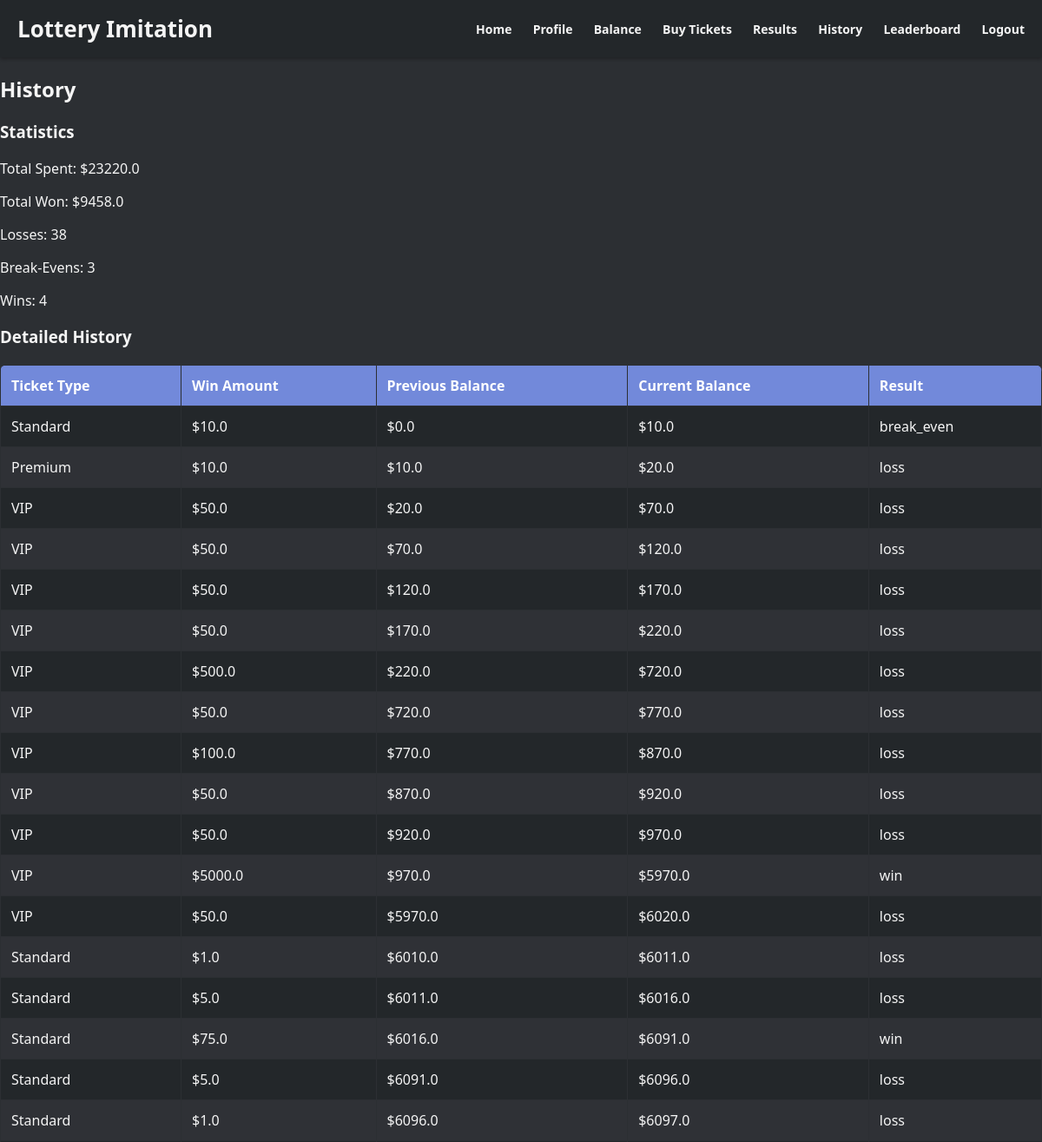
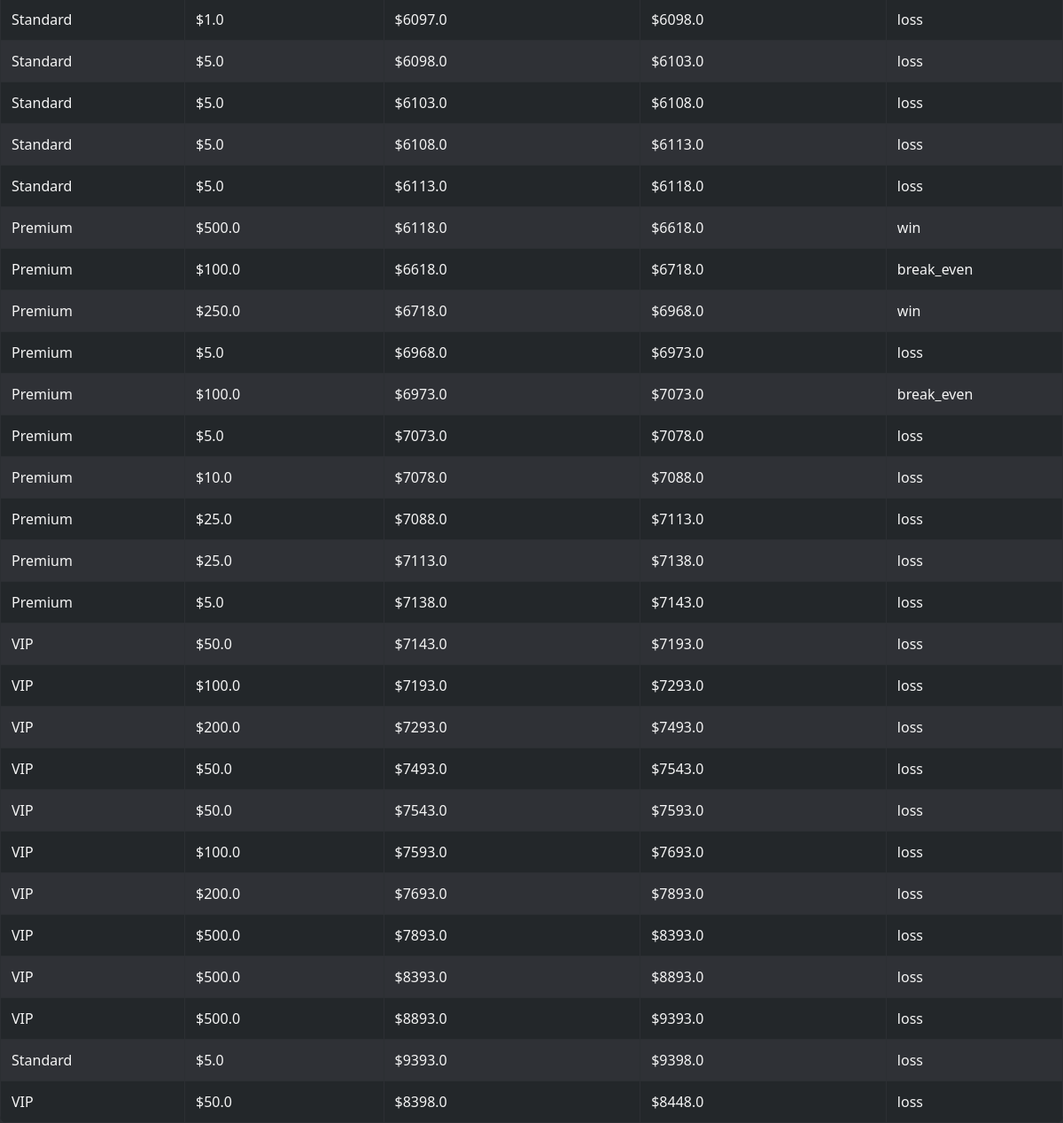
The page /history (signed in) on the database its author committed (2 pictures, top to bottom).
### app/models.py (models this page shows)
class HistoryUser(db.Model):
    __tablename__ = 'history_users'
    id = db.Column(db.Integer, primary_key=True)
    user_id = db.Column(db.Integer, db.ForeignKey('user.id'), nullable=False)
    ticket_type = db.Column(db.String(50), nullable=False)
    win_amount = db.Column(db.Float, nullable=False)
    previous_balance = db.Column(db.Float, nullable=False)
    current_balance = db.Column(db.Float, nullable=False)
    result_type = db.Column(db.String(10), nullable=False)  # "loss", "break_even", "win"
    ticket_cost = db.Column(db.Float, nullable=False)
    user = db.relationship('User', backref=db.backref('history', lazy=True))

### app/views.py (the view)
@views.route('/history')
def history():
    user_id = session.get('user_id')
    if not user_id:
        flash('Please log in to view your history.', 'warning')
        return redirect(url_for('views.login'))
    user = User.query.get(user_id)
    history_records = HistoryUser.query.filter_by(user_id=user_id).all()
    total_spent = sum(record.ticket_cost for record in history_records)
    total_won = sum(record.win_amount for record in history_records)
    losses = sum(1 for record in history_records if record.result_type == "loss")
    break_even = sum(1 for record in history_records if record.result_type == "break_even")
    wins = sum(1 for record in history_records if record.result_type == "win")
    return render_template(
        'history.html',
        user=user,
        history_records=history_records,
        total_spent=total_spent,
        total_won=total_won,
        losses=losses,
        break_even=break_even,
        wins=wins
    )

### app/templates/history.html (shortened to what this page needs)
{% extends "layout.html" %}
{% block content %}
<h2>History</h2>
<h3>Statistics</h3>
<p>Total Spent: ${{ total_spent }}</p>
<p>Total Won: ${{ total_won }}</p>
<p>Losses: {{ losses }}</p>
<p>Break-Evens: {{ break_even }}</p>
<p>Wins: {{ wins }}</p>
<h3>Detailed History</h3>
<table>
    <thead>
        <tr>
            <th>Ticket Type</th>
            <th>Win Amount</th>
            <th>Previous Balance</th>
            <th>Current Balance</th>
            <th>Result</th>
        </tr>
    </thead>
    <tbody>
        {% for record in history_records %}
        <tr>
            <td>{{ record.ticket_type }}</td>
            <td>${{ record.win_amount }}</td>
            <td>${{ record.previous_balance }}</td>
            <td>${{ record.current_balance }}</td>
            <td>{{ record.result_type }}</td>
        </tr>
        {% else %}
        <tr>
            <td colspan="5">No history available.</td>
        </tr>
        {% endfor %}
    </tbody>
</table>
{% endblock %}

### app/templates/layout.html (shortened to what this page needs)
<!DOCTYPE html>
<html lang="en">
<head>
    <link rel="stylesheet" href="{{ url_for('static', filename='css/style.css') }}">
</head>
<body>
    <header>
        <h1>Lottery Imitation</h1>
        <nav>
            <a href="{{ url_for('views.index') }}">Home</a>
            {% if not session.get('user_id') %}
                <a href="{{ url_for('views.register') }}">Register</a>
                <a href="{{ url_for('views.login') }}">Login</a>
            {% else %}
                <a href="{{ url_for('views.profile') }}">Profile</a>
                <a href="{{ url_for('views.balance') }}">Balance</a>
                <a href="{{ url_for('views.buy_tickets') }}">Buy Tickets</a>
                <a href="{{ url_for('views.results') }}">Results</a>
                <a href="{{ url_for('views.history') }}">History</a>
                <a href="{{ url_for('views.leaderboard') }}">Leaderboard</a>
                <a href="{{ url_for('views.logout') }}">Logout</a>
            {% endif %}
        </nav>
    </header>
    <main>
        {% block content %}{% endblock %}
    </main>
</body>
</html>

### app/static/css/style.css (style rules this page uses)
body { font-family: 'Segoe UI', Tahoma, Geneva, Verdana, sans-serif; margin: 0; padding: 0; background-color: #2c2f33; color: #f5f5f5; }
header { background-color: #23272a; color: #f5f5f5; padding: 15px 20px; display: flex; justify-content: space-between; align-items: center; box-shadow: 0 2px 4px rgba(0, 0, 0, 0.3); }
header h1 { font-size: 26px; margin: 0; }
header nav a { color: #f5f5f5; text-decoration: none; margin-left: 20px; font-weight: bold; font-size: 14px; transition: color 0.3s ease; }
table { width: 100%; border-collapse: collapse; margin-top: 20px; background-color: #23272a; border-radius: 8px; overflow: hidden; }
table th, table td { border: 1px solid #2c2f33; padding: 12px; text-align: left; color: #f5f5f5; }
table th { background-color: #7289da; color: #fff; font-weight: bold; }
table tr:nth-child(even) { background-color: #2f3136; }

### rows shown on the page
HistoryUser: ticket_type "Standard", win_amount "10.0", previous_balance "0.0", current_balance "10.0", result_type "break_even"
HistoryUser: ticket_type "Premium", win_amount "10.0", previous_balance "10.0", current_balance "20.0", result_type "loss"
HistoryUser: ticket_type "VIP", win_amount "50.0", previous_balance "20.0", current_balance "70.0", result_type "loss"
HistoryUser: ticket_type "VIP", win_amount "50.0", previous_balance "70.0", current_balance "120.0", result_type "loss"
HistoryUser: ticket_type "VIP", win_amount "50.0", previous_balance "120.0", current_balance "170.0", result_type "loss"
HistoryUser: ticket_type "VIP", win_amount "50.0", previous_balance "170.0", current_balance "220.0", result_type "loss"
HistoryUser: ticket_type "VIP", win_amount "500.0", previous_balance "220.0", current_balance "720.0", result_type "loss"
HistoryUser: ticket_type "VIP", win_amount "50.0", previous_balance "720.0", current_balance "770.0", result_type "loss"
HistoryUser: ticket_type "VIP", win_amount "100.0", previous_balance "770.0", current_balance "870.0", result_type "loss"
HistoryUser: ticket_type "VIP", win_amount "50.0", previous_balance "870.0", current_balance "920.0", result_type "loss"
HistoryUser: ticket_type "VIP", win_amount "50.0", previous_balance "920.0", current_balance "970.0", result_type "loss"
HistoryUser: ticket_type "VIP", win_amount "5000.0", previous_balance "970.0", current_balance "5970.0", result_type "win"
HistoryUser: ticket_type "VIP", win_amount "50.0", previous_balance "5970.0", current_balance "6020.0", result_type "loss"
HistoryUser: ticket_type "Standard", win_amount "1.0", previous_balance "6010.0", current_balance "6011.0", result_type "loss"
HistoryUser: ticket_type "Standard", win_amount "5.0", previous_balance "6011.0", current_balance "6016.0", result_type "loss"
HistoryUser: ticket_type "Standard", win_amount "75.0", previous_balance "6016.0", current_balance "6091.0", result_type "win"
HistoryUser: ticket_type "Standard", win_amount "5.0", previous_balance "6091.0", current_balance "6096.0", result_type "loss"
HistoryUser: ticket_type "Standard", win_amount "1.0", previous_balance "6096.0", current_balance "6097.0", result_type "loss"
HistoryUser: ticket_type "Standard", win_amount "1.0", previous_balance "6097.0", current_balance "6098.0", result_type "loss"
HistoryUser: ticket_type "Standard", win_amount "5.0", previous_balance "6098.0", current_balance "6103.0", result_type "loss"
HistoryUser: ticket_type "Standard", win_amount "5.0", previous_balance "6103.0", current_balance "6108.0", result_type "loss"
HistoryUser: ticket_type "Standard", win_amount "5.0", previous_balance "6108.0", current_balance "6113.0", result_type "loss"
HistoryUser: ticket_type "Standard", win_amount "5.0", previous_balance "6113.0", current_balance "6118.0", result_type "loss"
HistoryUser: ticket_type "Premium", win_amount "500.0", previous_balance "6118.0", current_balance "6618.0", result_type "win"
HistoryUser: ticket_type "Premium", win_amount "100.0", previous_balance "6618.0", current_balance "6718.0", result_type "break_even"
HistoryUser: ticket_type "Premium", win_amount "250.0", previous_balance "6718.0", current_balance "6968.0", result_type "win"
HistoryUser: ticket_type "Premium", win_amount "5.0", previous_balance "6968.0", current_balance "6973.0", result_type "loss"
HistoryUser: ticket_type "Premium", win_amount "100.0", previous_balance "6973.0", current_balance "7073.0", result_type "break_even"
HistoryUser: ticket_type "Premium", win_amount "5.0", previous_balance "7073.0", current_balance "7078.0", result_type "loss"
HistoryUser: ticket_type "Premium", win_amount "10.0", previous_balance "7078.0", current_balance "7088.0", result_type "loss"
HistoryUser: ticket_type "Premium", win_amount "25.0", previous_balance "7088.0", current_balance "7113.0", result_type "loss"
HistoryUser: ticket_type "Premium", win_amount "25.0", previous_balance "7113.0", current_balance "7138.0", result_type "loss"
HistoryUser: ticket_type "Premium", win_amount "5.0", previous_balance "7138.0", current_balance "7143.0", result_type "loss"
HistoryUser: ticket_type "VIP", win_amount "50.0", previous_balance "7143.0", current_balance "7193.0", result_type "loss"
HistoryUser: ticket_type "VIP", win_amount "100.0", previous_balance "7193.0", current_balance "7293.0", result_type "loss"
HistoryUser: ticket_type "VIP", win_amount "200.0", previous_balance "7293.0", current_balance "7493.0", result_type "loss"
HistoryUser: ticket_type "VIP", win_amount "50.0", previous_balance "7493.0", current_balance "7543.0", result_type "loss"
HistoryUser: ticket_type "VIP", win_amount "50.0", previous_balance "7543.0", current_balance "7593.0", result_type "loss"
HistoryUser: ticket_type "VIP", win_amount "100.0", previous_balance "7593.0", current_balance "7693.0", result_type "loss"
HistoryUser: ticket_type "VIP", win_amount "200.0", previous_balance "7693.0", current_balance "7893.0", result_type "loss"
HistoryUser: ticket_type "VIP", win_amount "500.0", previous_balance "7893.0", current_balance "8393.0", result_type "loss"
HistoryUser: ticket_type "VIP", win_amount "500.0", previous_balance "8393.0", current_balance "8893.0", result_type "loss"
HistoryUser: ticket_type "VIP", win_amount "500.0", previous_balance "8893.0", current_balance "9393.0", result_type "loss"
HistoryUser: ticket_type "Standard", win_amount "5.0", previous_balance "9393.0", current_balance "9398.0", result_type "loss"
HistoryUser: ticket_type "VIP", win_amount "50.0", previous_balance "8398.0", current_balance "8448.0", result_type "loss"

### other values the page prints
{{ total_spent }} "23220.0"
{{ total_won }} "9458.0"
{{ losses }} "38"
{{ break_even }} "3"
{{ wins }} "4"
